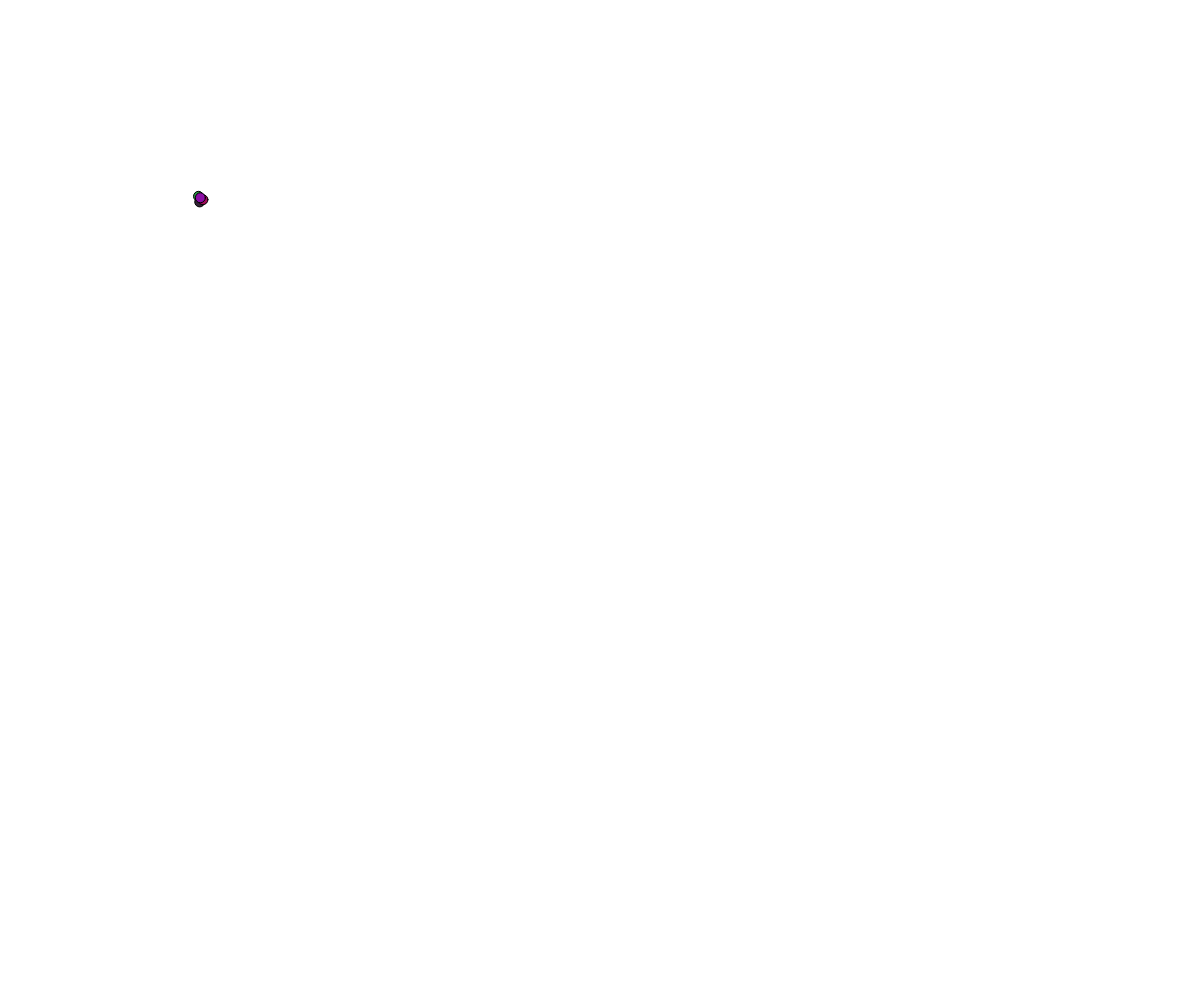
Frame 1 (no input)
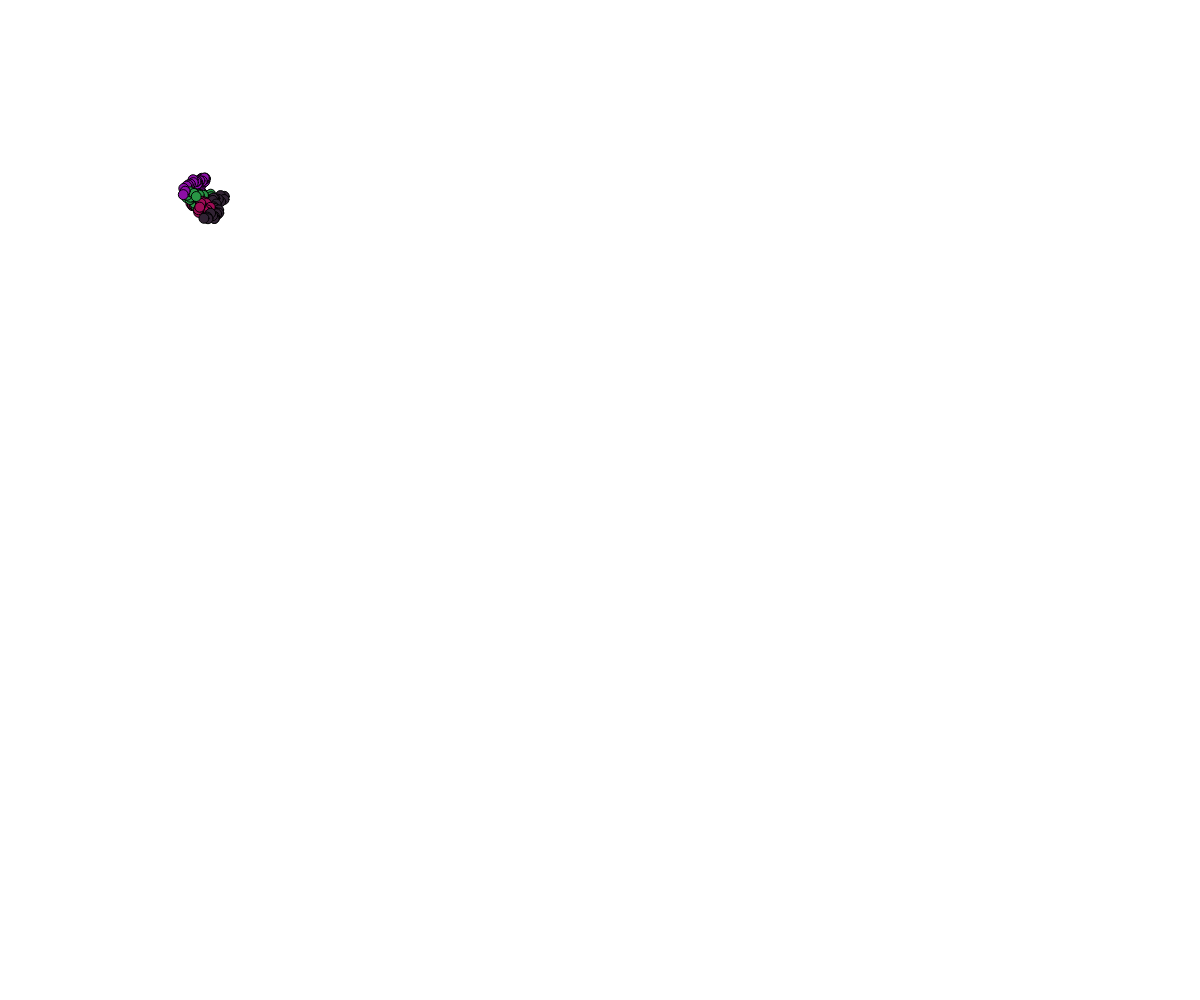
Frame 60 (no input)
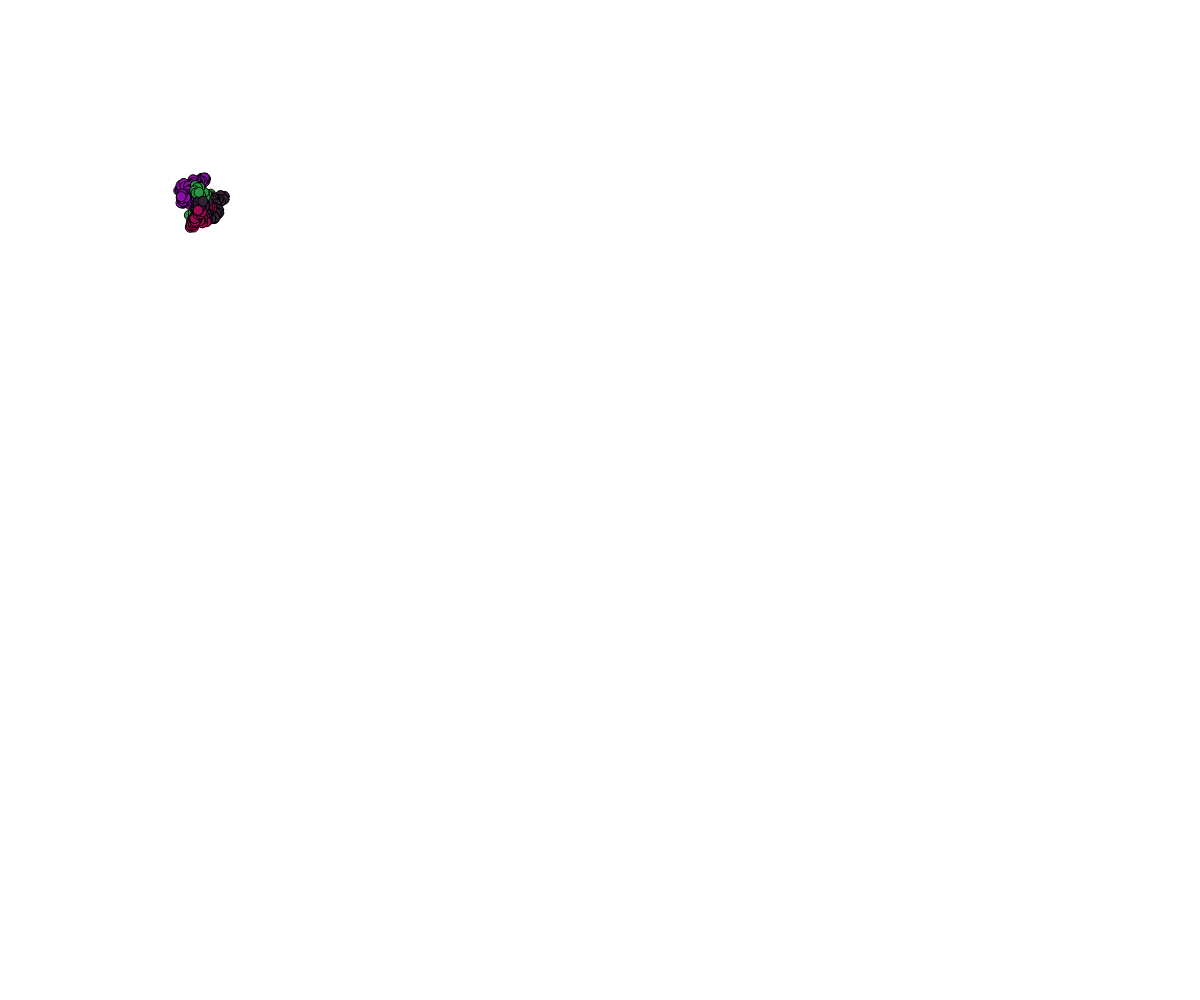
Frame 120 (the mouse pressed at the canvas centre since frame 60)

The p5.js sketch that drew these frames (run headless with seeded random() and noise() and a simulated clock; from frame 60 on, the mouse is pressed at the canvas centre):

// p5.js sketch
// ── sketch.js
let walkers = [4];

function setup() {
  createCanvas(windowWidth, windowHeight);
  for (let i = 0; i < 4; i++) {
    // Crear un objeto Walker con una posición aleatoria dentro del canvas
    walkers[i] = new walker(200, 200);
  }
}

// Recorrer el arreglo y actualizar y mostrar cada objeto Walker en la función draw
function draw() {
  for (let w of walkers) {
    w.update();
    w.display();
  }
}

class walker {
  constructor(_posX, _posY) {
    this.posX = _posX;
    this.posY = _posY;
    // Asignar la velocidad a un rango entre -10 y 10
    this.vel = map(random(1, 10), 1, 10, -10, 10);
    this.color = color(random(0, 200), random(0, 200), random(0, 200));
    this.esCirculo = random();
  }

  update() {
    // Variar la posición en X y Y según un valor aleatorio
    this.posX += random(-this.vel, this.vel);
    this.posY += random(-this.vel, this.vel);
    // Restringir la posición en X y Y dentro del canvas
    this.posX = constrain(this.posX, 0, width);
    this.posY = constrain(this.posY, 0, height);
  }

  display() {
    fill(this.color);
    //noStroke();
    // stroke(10);
    //strokeWeight(1, 10);
    if (this.esCirculo) {
      circle(this.posX, this.posY, 10);
    } else {
      rect(this.posX, this.posY, 10, 10);
    }
  }
}
